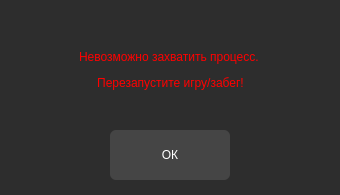
<?xml version="1.0" encoding="UTF-8"?>
<ui version="4.0">
 <class>Form</class>
 <widget class="QWidget" name="Form">
  <property name="geometry">
   <rect>
    <x>0</x>
    <y>0</y>
    <width>340</width>
    <height>195</height>
   </rect>
  </property>
  <property name="windowTitle">
   <string>Form</string>
  </property>
  <property name="styleSheet">
   <string notr="true">QWidget{
	background-color: rgb(45, 45, 45);
}</string>
  </property>
  <widget class="QLabel" name="Error_hook">
   <property name="geometry">
    <rect>
     <x>20</x>
     <y>20</y>
     <width>301</width>
     <height>101</height>
    </rect>
   </property>
   <property name="styleSheet">
    <string notr="true">QLabel{
	color: rgb(255, 0, 0);
	font: 75 11pt &quot;MS Shell Dlg 2&quot;;
	background-color: rgb(45, 45, 45);
}</string>
   </property>
   <property name="text">
    <string>&lt;html&gt;&lt;head/&gt;&lt;body&gt;&lt;p align=&quot;center&quot;&gt;Невозможно захватить процесс. &lt;/p&gt;&lt;p align=&quot;center&quot;&gt;Перезапустите игру/забег!&lt;/p&gt;&lt;/body&gt;&lt;/html&gt;</string>
   </property>
   <property name="margin">
    <number>10</number>
   </property>
  </widget>
  <widget class="QPushButton" name="OK_btn">
   <property name="geometry">
    <rect>
     <x>110</x>
     <y>130</y>
     <width>120</width>
     <height>50</height>
    </rect>
   </property>
   <property name="styleSheet">
    <string notr="true">QPushButton {
	color: rgb(255, 255, 255);
	font: 10pt &quot;MS Shell Dlg 2&quot;;
    border-radius: 6px;
	background-color: rgb(69, 69, 69);
    min-width: 80px;
}
QPushButton:hover{
	border: 2px solid rgb(50, 50, 50);
}
QPushButton:pressed {
	background-color: rgb(64, 64, 64);
}

QPushButton:flat {
    border: none; 
}

QPushButton:default {
    border-color: navy; 
}</string>
   </property>
   <property name="text">
    <string>ОК</string>
   </property>
  </widget>
 </widget>
 <resources/>
 <connections/>
</ui>
